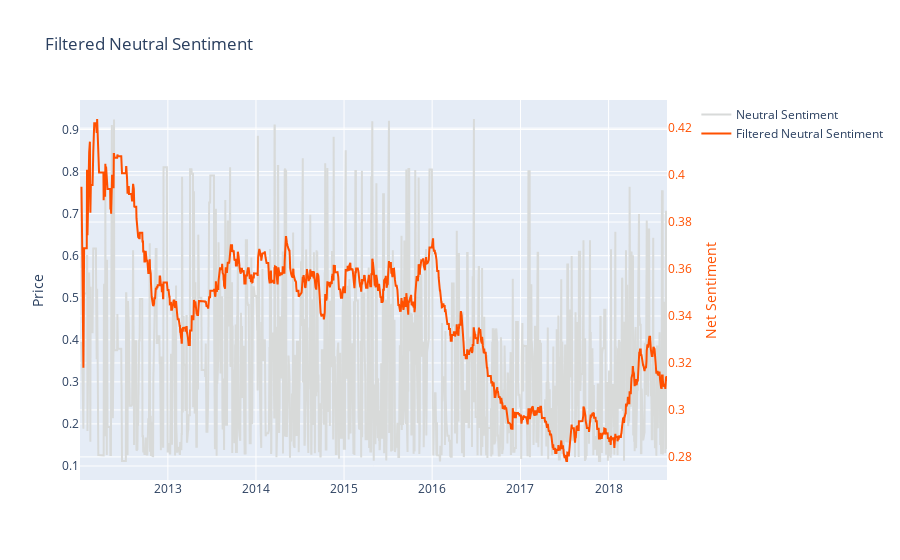

Notebook source saved alongside this figure:
### Markdown cell above
###  Plot Filtered Neutral Sentiment

### Code cell
trace1 = go.Scatter(
    x=sentiment_price_data.index,
    y=sentiment_price_data.neutral,
    mode="lines",
    name='Neutral Sentiment',
    line = dict(color = ('rgb(216, 218, 217)'))
)

trace2 = go.Scatter(
    x=sentiment_price_data.index,
    y=sentiment_price_data.neutralf,
    mode="lines",
    name='Filtered Neutral Sentiment',
    line = dict(color = ('rgb(255, 80, 0)')),
    yaxis='y2'

)

data = [trace1, trace2]
layout = go.Layout(
    title='Filtered Neutral Sentiment',
    yaxis=dict(
        title='Price'
    ),
    yaxis2=dict(
        title='Net Sentiment',
        titlefont=dict(
            color='rgb(255, 80, 0)'
        ),
        tickfont=dict(
            color='rgb(255, 80, 0)'
        ),
        overlaying='y',
        side='right'
    ),
   legend= go.layout.Legend(
     x= 1.05,
    y= 1,
    )
)
fig = go.Figure(data=data, layout=layout)
iplot(fig, filename='filtered-neutral-sentiment')

### Figure 1 — Plotly figure (JSON) as saved in the notebook; plotly's stock layout.template omitted (floating-point values rounded to 4 significant figures; data arrays with more than 128 entries replaced by an {"elided": "..."} marker saying what was removed)
{"data": [{"line": {"color": "rgb(216, 218, 217)"}, "mode": "lines", "name": "Neutral Sentiment", "type": "scatter", "x": {"elided": "1678 str values"}, "y": {"elided": "1678 float values"}}, {"line": {"color": "rgb(255, 80, 0)"}, "mode": "lines", "name": "Filtered Neutral Sentiment", "type": "scatter", "x": {"elided": "1678 str values"}, "y": {"elided": "1678 float values"}, "yaxis": "y2"}], "layout": {"legend": {"x": 1.05, "y": 1}, "title": {"text": "Filtered Neutral Sentiment"}, "yaxis": {"title": {"text": "Price"}}, "yaxis2": {"overlaying": "y", "side": "right", "tickfont": {"color": "rgb(255, 80, 0)"}, "title": {"font": {"color": "rgb(255, 80, 0)"}, "text": "Net Sentiment"}}}}
